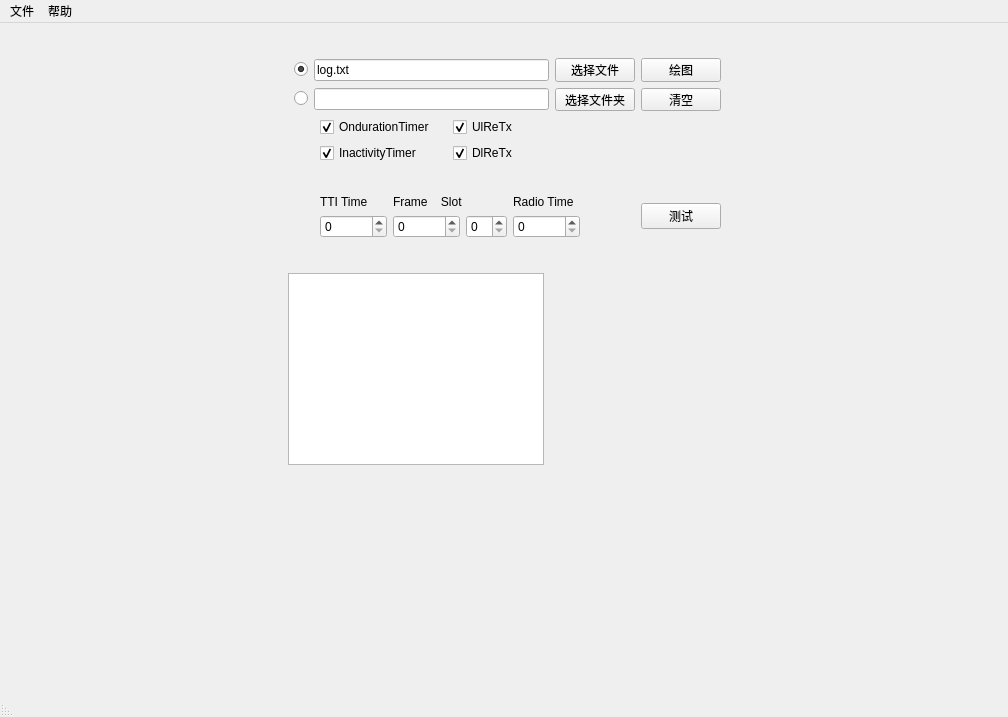
<?xml version="1.0" encoding="UTF-8"?>
<ui version="4.0">
 <class>MainWindow</class>
 <widget class="QMainWindow" name="MainWindow">
  <property name="geometry">
   <rect>
    <x>0</x>
    <y>0</y>
    <width>1008</width>
    <height>717</height>
   </rect>
  </property>
  <property name="maximumSize">
   <size>
    <width>16777215</width>
    <height>16777215</height>
   </size>
  </property>
  <property name="windowTitle">
   <string>DRX</string>
  </property>
  <property name="iconSize">
   <size>
    <width>32</width>
    <height>32</height>
   </size>
  </property>
  <widget class="QWidget" name="centralwidget">
   <widget class="QTextBrowser" name="textBrowser_output">
    <property name="geometry">
     <rect>
      <x>288</x>
      <y>250</y>
      <width>256</width>
      <height>192</height>
     </rect>
    </property>
    <property name="horizontalScrollBarPolicy">
     <enum>Qt::ScrollBarAsNeeded</enum>
    </property>
    <property name="lineWrapMode">
     <enum>QTextEdit::NoWrap</enum>
    </property>
   </widget>
   <widget class="QWidget" name="">
    <property name="geometry">
     <rect>
      <x>294</x>
      <y>35</y>
      <width>427</width>
      <height>180</height>
     </rect>
    </property>
    <layout class="QGridLayout" name="gridLayout_7">
     <item row="1" column="2" rowspan="3">
      <layout class="QGridLayout" name="gridLayout_6">
       <item row="0" column="0">
        <spacer name="horizontalSpacer_2">
         <property name="orientation">
          <enum>Qt::Horizontal</enum>
         </property>
         <property name="sizeHint" stdset="0">
          <size>
           <width>40</width>
           <height>20</height>
          </size>
         </property>
        </spacer>
       </item>
      </layout>
     </item>
     <item row="1" column="1">
      <layout class="QGridLayout" name="gridLayout">
       <item row="1" column="1">
        <widget class="QCheckBox" name="checkBox_DlReTx">
         <property name="text">
          <string>DlReTx</string>
         </property>
         <property name="checked">
          <bool>true</bool>
         </property>
        </widget>
       </item>
       <item row="1" column="0">
        <widget class="QCheckBox" name="checkBox_Inactivity">
         <property name="text">
          <string>InactivityTimer</string>
         </property>
         <property name="checked">
          <bool>true</bool>
         </property>
        </widget>
       </item>
       <item row="0" column="1">
        <widget class="QCheckBox" name="checkBox_UlReTx">
         <property name="text">
          <string>UlReTx</string>
         </property>
         <property name="checked">
          <bool>true</bool>
         </property>
        </widget>
       </item>
       <item row="0" column="0">
        <widget class="QCheckBox" name="checkBox_onduration">
         <property name="text">
          <string>OndurationTimer</string>
         </property>
         <property name="checked">
          <bool>true</bool>
         </property>
        </widget>
       </item>
      </layout>
     </item>
     <item row="0" column="0" colspan="4">
      <layout class="QHBoxLayout" name="horizontalLayout_4">
       <item>
        <layout class="QVBoxLayout" name="verticalLayout_4">
         <item>
          <layout class="QHBoxLayout" name="horizontalLayout_2">
           <item>
            <widget class="QRadioButton" name="radioButton_choseFile">
             <property name="text">
              <string/>
             </property>
             <property name="checked">
              <bool>true</bool>
             </property>
            </widget>
           </item>
           <item>
            <widget class="QLineEdit" name="lineEdit_fileName">
             <property name="text">
              <string>log.txt</string>
             </property>
            </widget>
           </item>
          </layout>
         </item>
         <item>
          <layout class="QHBoxLayout" name="horizontalLayout_3">
           <item>
            <widget class="QRadioButton" name="radioButton_choseDir">
             <property name="sizePolicy">
              <sizepolicy hsizetype="Fixed" vsizetype="Fixed">
               <horstretch>0</horstretch>
               <verstretch>0</verstretch>
              </sizepolicy>
             </property>
             <property name="text">
              <string/>
             </property>
            </widget>
           </item>
           <item>
            <widget class="QLineEdit" name="lineEdit_DirName"/>
           </item>
          </layout>
         </item>
        </layout>
       </item>
       <item>
        <layout class="QGridLayout" name="gridLayout_2">
         <item row="0" column="0">
          <widget class="QPushButton" name="pushButton_chooseFile">
           <property name="text">
            <string>选择文件</string>
           </property>
          </widget>
         </item>
         <item row="0" column="1">
          <widget class="QPushButton" name="pushButton_draw">
           <property name="text">
            <string>绘图</string>
           </property>
          </widget>
         </item>
         <item row="1" column="0">
          <widget class="QPushButton" name="pushButton_chooseDir">
           <property name="text">
            <string>选择文件夹</string>
           </property>
          </widget>
         </item>
         <item row="1" column="1">
          <widget class="QPushButton" name="pushButton_draw_clear">
           <property name="text">
            <string>清空</string>
           </property>
          </widget>
         </item>
        </layout>
       </item>
      </layout>
     </item>
     <item row="3" column="1">
      <layout class="QHBoxLayout" name="horizontalLayout_5">
       <item>
        <layout class="QVBoxLayout" name="verticalLayout_3">
         <item>
          <widget class="QLabel" name="label_TtiTime">
           <property name="text">
            <string>TTI Time</string>
           </property>
          </widget>
         </item>
         <item>
          <widget class="QSpinBox" name="spinBox_TtiTime">
           <property name="maximum">
            <number>99999999</number>
           </property>
          </widget>
         </item>
        </layout>
       </item>
       <item>
        <layout class="QVBoxLayout" name="verticalLayout_2">
         <item>
          <widget class="QLabel" name="label_FrameSlot">
           <property name="text">
            <string>Frame    Slot</string>
           </property>
          </widget>
         </item>
         <item>
          <layout class="QHBoxLayout" name="horizontalLayout">
           <item>
            <widget class="QSpinBox" name="spinBox_Frame">
             <property name="sizePolicy">
              <sizepolicy hsizetype="Fixed" vsizetype="Fixed">
               <horstretch>0</horstretch>
               <verstretch>0</verstretch>
              </sizepolicy>
             </property>
             <property name="maximum">
              <number>999999999</number>
             </property>
            </widget>
           </item>
           <item>
            <widget class="QSpinBox" name="spinBox_Slot">
             <property name="maximum">
              <number>19</number>
             </property>
            </widget>
           </item>
          </layout>
         </item>
        </layout>
       </item>
       <item>
        <layout class="QVBoxLayout" name="verticalLayout">
         <item>
          <widget class="QLabel" name="label_RadioTime">
           <property name="text">
            <string>Radio Time</string>
           </property>
          </widget>
         </item>
         <item>
          <widget class="QSpinBox" name="spinBox_RadioTime">
           <property name="maximum">
            <number>999999999</number>
           </property>
          </widget>
         </item>
        </layout>
       </item>
      </layout>
     </item>
     <item row="1" column="0" rowspan="3">
      <layout class="QGridLayout" name="gridLayout_5">
       <item row="0" column="0">
        <spacer name="horizontalSpacer">
         <property name="orientation">
          <enum>Qt::Horizontal</enum>
         </property>
         <property name="sizeType">
          <enum>QSizePolicy::Fixed</enum>
         </property>
         <property name="sizeHint" stdset="0">
          <size>
           <width>20</width>
           <height>20</height>
          </size>
         </property>
        </spacer>
       </item>
      </layout>
     </item>
     <item row="3" column="3">
      <widget class="QPushButton" name="pushButton_test">
       <property name="text">
        <string>测试</string>
       </property>
      </widget>
     </item>
     <item row="2" column="1">
      <spacer name="verticalSpacer">
       <property name="orientation">
        <enum>Qt::Vertical</enum>
       </property>
       <property name="sizeType">
        <enum>QSizePolicy::Fixed</enum>
       </property>
       <property name="sizeHint" stdset="0">
        <size>
         <width>20</width>
         <height>20</height>
        </size>
       </property>
      </spacer>
     </item>
    </layout>
   </widget>
  </widget>
  <widget class="QMenuBar" name="menubar">
   <property name="geometry">
    <rect>
     <x>0</x>
     <y>0</y>
     <width>1008</width>
     <height>23</height>
    </rect>
   </property>
   <widget class="QMenu" name="menu_help">
    <property name="title">
     <string>帮助</string>
    </property>
    <addaction name="action_about"/>
   </widget>
   <widget class="QMenu" name="menu_file">
    <property name="title">
     <string>文件</string>
    </property>
    <addaction name="action_openFile"/>
    <addaction name="action_calcOndurationRange"/>
   </widget>
   <addaction name="menu_file"/>
   <addaction name="menu_help"/>
  </widget>
  <widget class="QStatusBar" name="statusbar">
   <property name="layoutDirection">
    <enum>Qt::RightToLeft</enum>
   </property>
   <property name="sizeGripEnabled">
    <bool>true</bool>
   </property>
  </widget>
  <action name="action_about">
   <property name="text">
    <string>关于</string>
   </property>
  </action>
  <action name="action_openFile">
   <property name="text">
    <string>打开文件</string>
   </property>
  </action>
  <action name="action_calcOndurationRange">
   <property name="text">
    <string>Onduration计算工具</string>
   </property>
  </action>
 </widget>
 <resources/>
 <connections/>
</ui>
